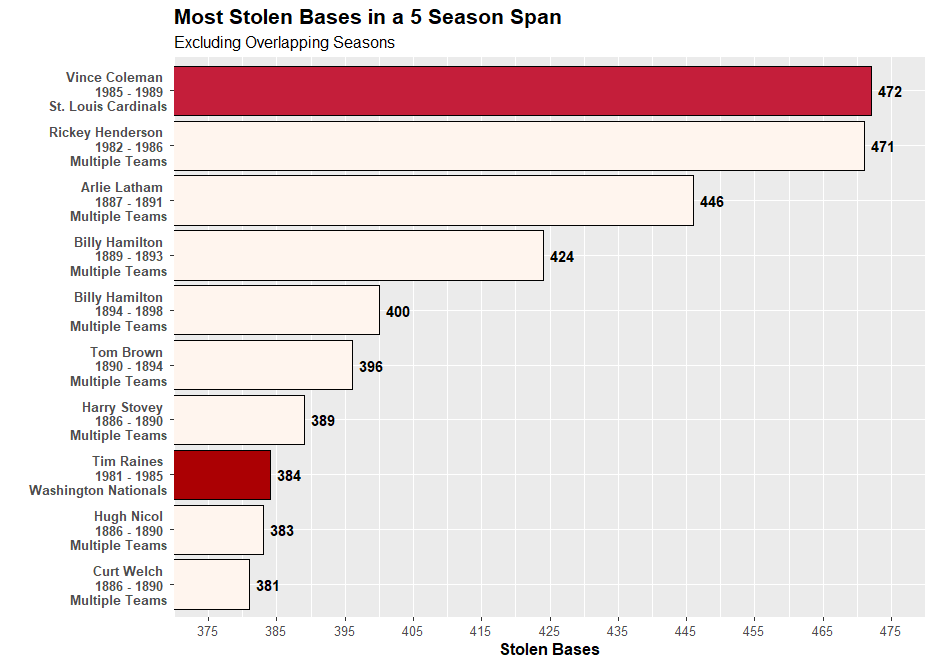

Write R code to recreate this figure.
#Set working directory

setwd("C:/Users/daily/Desktop/Repositories/MiscVisuals/Website Visualizations/Most X in Span/MLB")

#Loading necessary libraries

library(sqldf)
library(tidyverse)
library(zoo)
library(data.table)
library(Lahman)

#Get data from Lahman Database

data <- sqldf('SELECT People.playerID, Batting.yearID, People.nameFirst, People.nameLast,
GROUP_CONCAT(TeamsFranchises.franchName) AS Teams, TeamsFranchises.franchID, SUM(Batting.SB) AS SB
                    FROM People
                    INNER JOIN Batting
                    ON People.playerID = Batting.PlayerID
                    INNER JOIN Teams
                    ON Batting.teamID = Teams.teamID
                    AND Batting.yearID = Teams.yearID
                    INNER JOIN TeamsFranchises
                    ON Teams.franchID = TeamsFranchises.franchID
                    GROUP BY Batting.playerID, Batting.yearID
                    ORDER BY SUM(Batting.SB) DESC')

#Calculate the totals and find the season the span started

data <- data %>%
  arrange(playerID, yearID) %>%
  group_by(playerID) %>%
  mutate(SB_Total = rollapply(SB, width = 5, FUN = sum, align = "right",partial = TRUE)) %>%
  mutate(firstYear_rd = lag(yearID, 4)) %>%
  fill(firstYear_rd, .direction = "up") %>%
  mutate(first_year_2_rd = lag(yearID,3)) %>%
  fill(first_year_2_rd, .direction = "up") %>%
  mutate(first_year_3_rd = lag(yearID,2)) %>%
  fill(first_year_3_rd, .direction = "up") %>%
  mutate(first_year_4_rd = lag(yearID,1)) %>%
  fill(first_year_4_rd, .direction = "up") %>%
  mutate(firstYear = ifelse(is.na(firstYear_rd) & is.na(first_year_2_rd) & is.na(first_year_3_rd) & is.na(first_year_4_rd), yearID,
                            ifelse(is.na(firstYear_rd) & is.na(first_year_2_rd) & is.na(first_year_3_rd), first_year_4_rd,
                                   ifelse(is.na(firstYear_rd) & is.na(first_year_2_rd), first_year_3_rd,
                                          ifelse(is.na(firstYear_rd), first_year_2_rd, firstYear_rd))))) %>%
  mutate(Range = yearID - firstYear) %>%
  mutate(prevTeam = lag(Teams,4)) %>%
  mutate(prevTeam = ifelse(is.na(prevTeam), Teams, prevTeam)) %>%
  mutate(prevTeam_2 = lag(Teams,3)) %>%
  mutate(prevTeam_2 = ifelse(is.na(prevTeam_2), Teams, prevTeam_2)) %>%
  mutate(prevTeam_3 = lag(Teams,2)) %>%
  mutate(prevTeam_3 = ifelse(is.na(prevTeam_3), Teams, prevTeam_3)) %>%
  mutate(prevTeam_4 = lag(Teams,1)) %>%
  mutate(prevTeam_4 = ifelse(is.na(prevTeam_4), Teams, prevTeam_4)) %>%
  mutate(OneFranchise = ifelse(Teams == prevTeam & Teams == prevTeam_2 & Teams == prevTeam_3 & Teams == prevTeam_4, "Yes", "No")) %>%
  ungroup()


#Choose only the columns needed for visual

display_data <- sqldf('SELECT firstYear AS MIN,
      yearID AS MAX,
      Range,
      playerID,
      nameFirst,
      nameLast,
      Teams,
      SB_Total,
      OneFranchise
      FROM data
      GROUP BY playerID, yearID
      ORDER BY SB_Total DESC')

#Add index number to find overlapping values (Only finds overlapping values for top value in group)

setDT(display_data)
display_data$index <- display_data[display_data, on = .(playerID, MAX>=MIN, MIN<=MAX), mult ="first", which = TRUE]

#Keep only top value from index grouping

no_dupes <- display_data %>%
  group_by(index) %>%
  slice_head() %>%
  group_by(playerID,MIN) %>%
  slice_head() %>%
  arrange(-SB_Total) %>%
  ungroup()

#Limit to top 10 spots

top_data <- no_dupes %>%
  mutate(Rank = rank(-SB_Total, ties.method = "min")) %>%
  filter(Rank <= 10)

#Create Team Name for Players with More Than 1 Franchise

top_data <- top_data %>%
  mutate(DisplayFranchises = ifelse(OneFranchise == "No", "Multiple Teams", Teams))

#Combine columns for display

top_data <- top_data %>%
  mutate(chart_label = paste(nameFirst,nameLast, "\n", MIN, "-", MAX, "\n",DisplayFranchises))

#Team Colors for display

fill_color <- c("Arizona Diamondbacks" = "#5F259F",
                "Atlanta Braves" = "#CE1141",
                "Baltimore Orioles" = "#DF4601",
                "Boston Red Sox" = "#BD3039",
                "Chicago Cubs" = "#0E3386",
                "Chicago White Sox" = "#27251F",
                "Cincinnati Reds" = "#C6011F",
                "Cleveland Indians" = "#E31937",
                "Colorado Rockies" = "#33006F",
                "Detroit Tigers" = "#FA4616",
                "Houston Astros" = "#EB6E1F",
                "Kansas City Royals" = "#004687",
                "Los Angeles Angels" = "#BA0021",
                "Los Angeles Dodgers" = "#005A9C",
                "Miami Marlins" = "#00A3E0",
                "Milwaukee Brewers" = "#FFC52F",
                "Minnesota Twins" = "#002B5C",
                "New York Mets" = "#FF5910",
                "New York Yankees" = "#0C2340",
                "Oakland Athletics" = "#003831",
                "Philadelphia Phillies" = "#E81828",
                "Pittsburgh Pirates" = "#FDB827",
                "St. Louis Cardinals" = "#C41E3A",
                "San Diego Padres" = "#2F241D",
                "San Francisco Giants" = "#FD5A1E",
                "Seattle Mariners" = "#005C5C",
                "Tampa Bay Rays" = "#8FBCE6",
                "Texas Rangers" = "#C0111F",
                "Toronto Blue Jays" = "#134A8E",
                "Washington Nationals" = "#AB0003",
                "Multiple Teams" = "seashell")

#Create visual

top_data %>%
  ggplot(aes(x = reorder(chart_label, SB_Total), y = SB_Total, fill = DisplayFranchises)) +
  geom_bar(stat = "identity", color = "black") +
  geom_text(aes(label = SB_Total), fontface = "bold", hjust = -0.3) +
  coord_flip(ylim = c(375, 475)) +
  scale_y_continuous(breaks = seq(375, 475, 10)) +
  scale_fill_manual(values = fill_color) +
  theme(plot.title = element_text(size = 16, face = "bold"),
        plot.subtitle = element_text(size = 12),
        axis.title.x = element_text(size = 12, face = "bold"),
        axis.text.x = element_text(size = 10),
        axis.text.y = element_text(size = 10, face ="bold"),
        legend.position = "none") +
  labs(title = "Most Stolen Bases in a 5 Season Span",
       subtitle = "Excluding Overlapping Seasons",
       x = "",
       y = "Stolen Bases")
